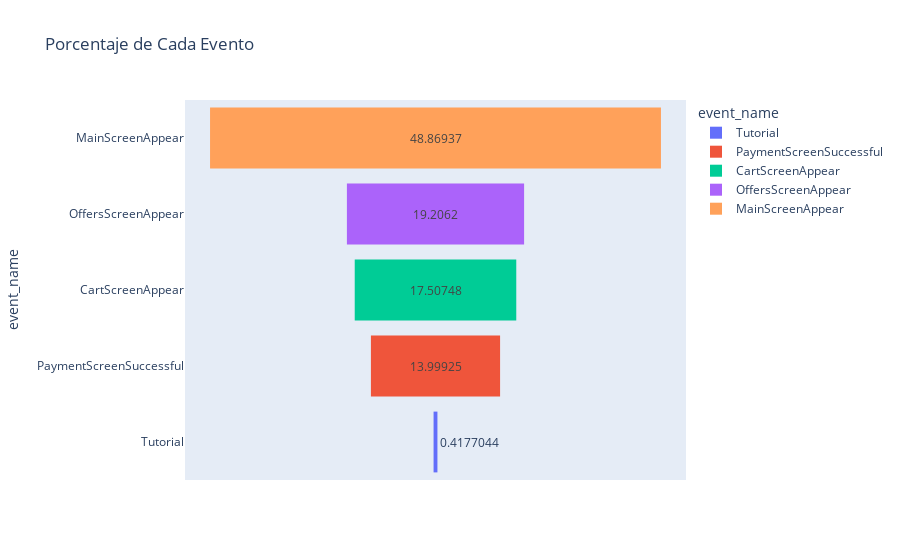

This figure's notebook cell:
### Code cell
# Calcular el porcentaje de cada evento
n_events['proportion'] = (n_events['count'] /n_events['count'].sum()) * 100

n_events = n_events.sort_values(by='count')

# Crear un gráfico de embudo para visualizar el porcentaje de cada evento
fig = px.funnel(n_events, x='proportion', y='event_name', color='event_name', title='Porcentaje de Cada Evento')
fig.show()

### Figure 1 — Plotly figure (JSON) as saved in the notebook; plotly's stock layout.template omitted (floating-point values rounded to 4 significant figures)
{"data": [{"hovertemplate": "event_name=%{y}<br>proportion=%{x}<extra></extra>", "legendgroup": "Tutorial", "marker": {"color": "#636efa"}, "name": "Tutorial", "orientation": "h", "showlegend": true, "type": "funnel", "x": [0.4177], "xaxis": "x", "y": ["Tutorial"], "yaxis": "y"}, {"hovertemplate": "event_name=%{y}<br>proportion=%{x}<extra></extra>", "legendgroup": "PaymentScreenSuccessful", "marker": {"color": "#EF553B"}, "name": "PaymentScreenSuccessful", "orientation": "h", "showlegend": true, "type": "funnel", "x": [14.0], "xaxis": "x", "y": ["PaymentScreenSuccessful"], "yaxis": "y"}, {"hovertemplate": "event_name=%{y}<br>proportion=%{x}<extra></extra>", "legendgroup": "CartScreenAppear", "marker": {"color": "#00cc96"}, "name": "CartScreenAppear", "orientation": "h", "showlegend": true, "type": "funnel", "x": [17.51], "xaxis": "x", "y": ["CartScreenAppear"], "yaxis": "y"}, {"hovertemplate": "event_name=%{y}<br>proportion=%{x}<extra></extra>", "legendgroup": "OffersScreenAppear", "marker": {"color": "#ab63fa"}, "name": "OffersScreenAppear", "orientation": "h", "showlegend": true, "type": "funnel", "x": [19.21], "xaxis": "x", "y": ["OffersScreenAppear"], "yaxis": "y"}, {"hovertemplate": "event_name=%{y}<br>proportion=%{x}<extra></extra>", "legendgroup": "MainScreenAppear", "marker": {"color": "#FFA15A"}, "name": "MainScreenAppear", "orientation": "h", "showlegend": true, "type": "funnel", "x": [48.87], "xaxis": "x", "y": ["MainScreenAppear"], "yaxis": "y"}], "layout": {"legend": {"title": {"text": "event_name"}, "tracegroupgap": 0}, "title": {"text": "Porcentaje de Cada Evento"}, "xaxis": {"anchor": "y", "domain": [0, 1], "title": {"text": "proportion"}}, "yaxis": {"anchor": "x", "categoryarray": ["MainScreenAppear", "OffersScreenAppear", "CartScreenAppear", "PaymentScreenSuccessful", "Tutorial"], "categoryorder": "array", "domain": [0, 1], "title": {"text": "event_name"}}}}
